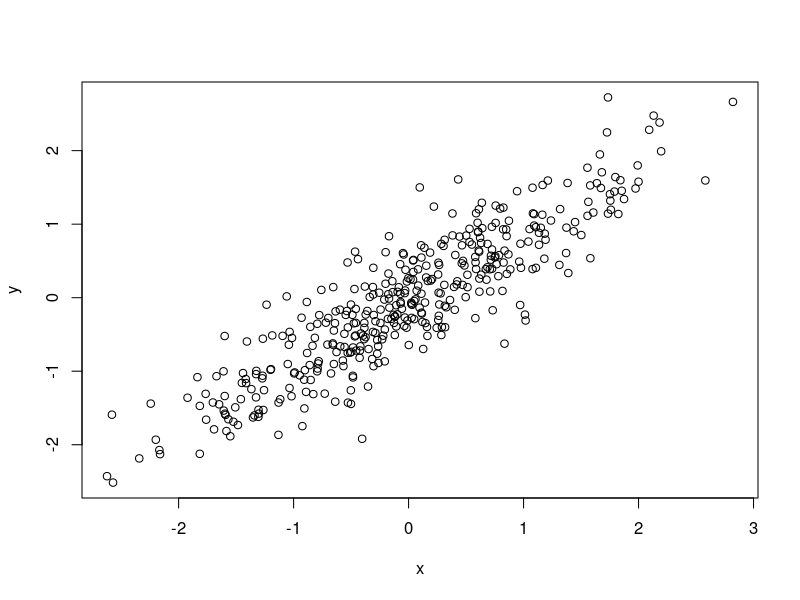

Recreate this plot in R.
library(MASS)

n=400

rho=0.9

m=matrix(c(0,0),nrow=2)

S=matrix(c(1,rho,rho,1),nrow=2)

obs=mvrnorm(n,m,S)
obs
x=obs[,1]

y=obs[,2]

cor(x,y)

plot(x,y)

cor.test(x, y)

#Pearson correlation coefficient r = 0.37